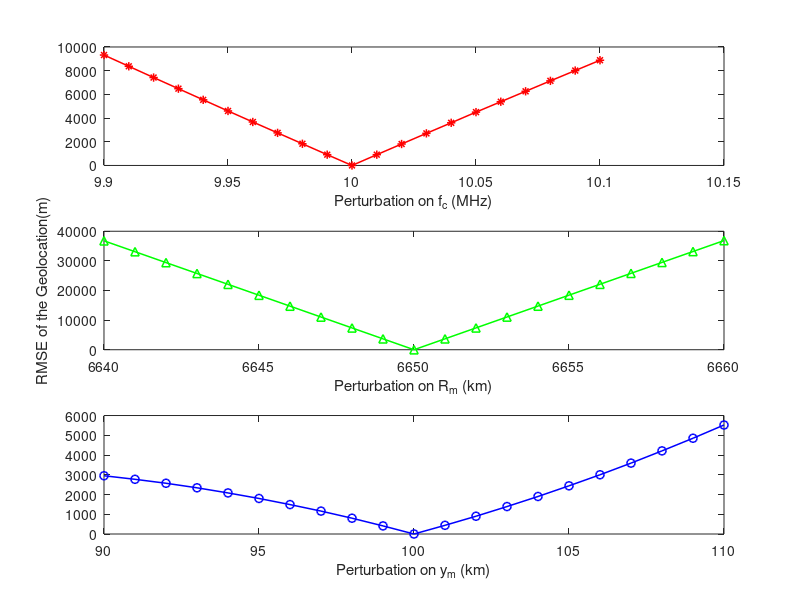

This figure's MATLAB source:
%Plot perturbation results
subplot(3,1,1)
fc = [9.32000000000000,8.37000000000000,7.42000000000000,6.48000000000000,5.54000000000000,4.60000000000000,3.67000000000000,2.75000000000000,1.83000000000000,0.910000000000000,0,0.910000000000000,1.81000000000000,2.71000000000000,3.60000000000000,4.50000000000000,5.38000000000000,6.26000000000000,7.14000000000000,8.01000000000000,8.88000000000000];
sigma = [9.9:0.01:9.99 10 10.01:0.01:10.1];
plot(sigma,10^3*fc,'*r-', 'linewidth', 1.1)
xlabel('Perturbation on f_c (MHz)')
subplot(3,1,2)
Rm = [36.7700000000000,33.1000000000000,29.4200000000000,25.7500000000000,22.0800000000000,18.4000000000000,14.7200000000000,11.0400000000000,7.36000000000000,3.68000000000000,0,3.68000000000000,7.37000000000000,11.0500000000000,14.7300000000000,18.4200000000000,22.1000000000000,25.7900000000000,29.4800000000000,33.1600000000000,36.8500000000000];
sigma = [6640:1:6649 6650 6651:1:6660];
plot(sigma,10^3*Rm,'^g-', 'linewidth', 1.1)
xlabel('Perturbation on R_m (km)')
ylabel('RMSE of the Geolocation(m)')
subplot(3,1,3)
Ym = [2.95000000000000,2.77000000000000,2.57000000000000,2.34000000000000,2.08000000000000,1.80000000000000,1.49000000000000,1.16000000000000,0.800000000000000,0.410000000000000,0,0.440000000000000,0.900000000000000,1.39000000000000,1.90000000000000,2.44000000000000,3,3.59000000000000,4.21000000000000,4.85000000000000,5.52000000000000];
sigma = [90:1:99 100 101:1:110];
plot(sigma,10^3*Ym,'ob-', 'linewidth', 1.1)
xlabel('Perturbation on y_m (km)')

